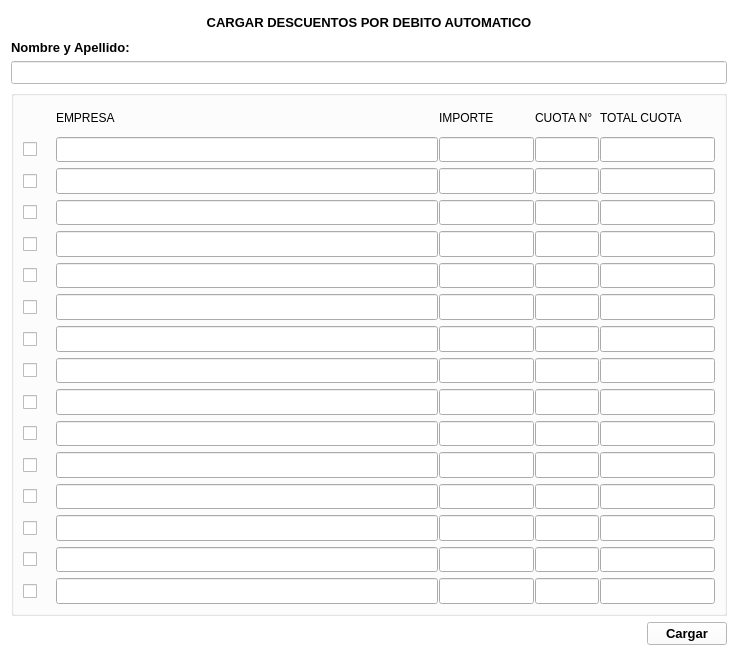
<?xml version="1.0" encoding="UTF-8"?>
<ui version="4.0">
 <class>Form</class>
 <widget class="QWidget" name="Form">
  <property name="geometry">
   <rect>
    <x>0</x>
    <y>0</y>
    <width>738</width>
    <height>656</height>
   </rect>
  </property>
  <property name="palette">
   <palette>
    <active>
     <colorrole role="WindowText">
      <brush brushstyle="SolidPattern">
       <color alpha="255">
        <red>0</red>
        <green>0</green>
        <blue>0</blue>
       </color>
      </brush>
     </colorrole>
     <colorrole role="Button">
      <brush brushstyle="SolidPattern">
       <color alpha="255">
        <red>255</red>
        <green>255</green>
        <blue>255</blue>
       </color>
      </brush>
     </colorrole>
     <colorrole role="Light">
      <brush brushstyle="SolidPattern">
       <color alpha="255">
        <red>255</red>
        <green>255</green>
        <blue>255</blue>
       </color>
      </brush>
     </colorrole>
     <colorrole role="Midlight">
      <brush brushstyle="SolidPattern">
       <color alpha="255">
        <red>255</red>
        <green>255</green>
        <blue>255</blue>
       </color>
      </brush>
     </colorrole>
     <colorrole role="Dark">
      <brush brushstyle="SolidPattern">
       <color alpha="255">
        <red>127</red>
        <green>127</green>
        <blue>127</blue>
       </color>
      </brush>
     </colorrole>
     <colorrole role="Mid">
      <brush brushstyle="SolidPattern">
       <color alpha="255">
        <red>170</red>
        <green>170</green>
        <blue>170</blue>
       </color>
      </brush>
     </colorrole>
     <colorrole role="Text">
      <brush brushstyle="SolidPattern">
       <color alpha="255">
        <red>0</red>
        <green>0</green>
        <blue>0</blue>
       </color>
      </brush>
     </colorrole>
     <colorrole role="BrightText">
      <brush brushstyle="SolidPattern">
       <color alpha="255">
        <red>255</red>
        <green>255</green>
        <blue>255</blue>
       </color>
      </brush>
     </colorrole>
     <colorrole role="ButtonText">
      <brush brushstyle="SolidPattern">
       <color alpha="255">
        <red>0</red>
        <green>0</green>
        <blue>0</blue>
       </color>
      </brush>
     </colorrole>
     <colorrole role="Base">
      <brush brushstyle="SolidPattern">
       <color alpha="255">
        <red>255</red>
        <green>255</green>
        <blue>255</blue>
       </color>
      </brush>
     </colorrole>
     <colorrole role="Window">
      <brush brushstyle="SolidPattern">
       <color alpha="255">
        <red>255</red>
        <green>255</green>
        <blue>255</blue>
       </color>
      </brush>
     </colorrole>
     <colorrole role="Shadow">
      <brush brushstyle="SolidPattern">
       <color alpha="255">
        <red>0</red>
        <green>0</green>
        <blue>0</blue>
       </color>
      </brush>
     </colorrole>
     <colorrole role="AlternateBase">
      <brush brushstyle="SolidPattern">
       <color alpha="255">
        <red>255</red>
        <green>255</green>
        <blue>255</blue>
       </color>
      </brush>
     </colorrole>
     <colorrole role="ToolTipBase">
      <brush brushstyle="SolidPattern">
       <color alpha="255">
        <red>255</red>
        <green>255</green>
        <blue>220</blue>
       </color>
      </brush>
     </colorrole>
     <colorrole role="ToolTipText">
      <brush brushstyle="SolidPattern">
       <color alpha="255">
        <red>0</red>
        <green>0</green>
        <blue>0</blue>
       </color>
      </brush>
     </colorrole>
    </active>
    <inactive>
     <colorrole role="WindowText">
      <brush brushstyle="SolidPattern">
       <color alpha="255">
        <red>0</red>
        <green>0</green>
        <blue>0</blue>
       </color>
      </brush>
     </colorrole>
     <colorrole role="Button">
      <brush brushstyle="SolidPattern">
       <color alpha="255">
        <red>255</red>
        <green>255</green>
        <blue>255</blue>
       </color>
      </brush>
     </colorrole>
     <colorrole role="Light">
      <brush brushstyle="SolidPattern">
       <color alpha="255">
        <red>255</red>
        <green>255</green>
        <blue>255</blue>
       </color>
      </brush>
     </colorrole>
     <colorrole role="Midlight">
      <brush brushstyle="SolidPattern">
       <color alpha="255">
        <red>255</red>
        <green>255</green>
        <blue>255</blue>
       </color>
      </brush>
     </colorrole>
     <colorrole role="Dark">
      <brush brushstyle="SolidPattern">
       <color alpha="255">
        <red>127</red>
        <green>127</green>
        <blue>127</blue>
       </color>
      </brush>
     </colorrole>
     <colorrole role="Mid">
      <brush brushstyle="SolidPattern">
       <color alpha="255">
        <red>170</red>
        <green>170</green>
        <blue>170</blue>
       </color>
      </brush>
     </colorrole>
     <colorrole role="Text">
      <brush brushstyle="SolidPattern">
       <color alpha="255">
        <red>0</red>
        <green>0</green>
        <blue>0</blue>
       </color>
      </brush>
     </colorrole>
     <colorrole role="BrightText">
      <brush brushstyle="SolidPattern">
       <color alpha="255">
        <red>255</red>
        <green>255</green>
        <blue>255</blue>
       </color>
      </brush>
     </colorrole>
     <colorrole role="ButtonText">
      <brush brushstyle="SolidPattern">
       <color alpha="255">
        <red>0</red>
        <green>0</green>
        <blue>0</blue>
       </color>
      </brush>
     </colorrole>
     <colorrole role="Base">
      <brush brushstyle="SolidPattern">
       <color alpha="255">
        <red>255</red>
        <green>255</green>
        <blue>255</blue>
       </color>
      </brush>
     </colorrole>
     <colorrole role="Window">
      <brush brushstyle="SolidPattern">
       <color alpha="255">
        <red>255</red>
        <green>255</green>
        <blue>255</blue>
       </color>
      </brush>
     </colorrole>
     <colorrole role="Shadow">
      <brush brushstyle="SolidPattern">
       <color alpha="255">
        <red>0</red>
        <green>0</green>
        <blue>0</blue>
       </color>
      </brush>
     </colorrole>
     <colorrole role="AlternateBase">
      <brush brushstyle="SolidPattern">
       <color alpha="255">
        <red>255</red>
        <green>255</green>
        <blue>255</blue>
       </color>
      </brush>
     </colorrole>
     <colorrole role="ToolTipBase">
      <brush brushstyle="SolidPattern">
       <color alpha="255">
        <red>255</red>
        <green>255</green>
        <blue>220</blue>
       </color>
      </brush>
     </colorrole>
     <colorrole role="ToolTipText">
      <brush brushstyle="SolidPattern">
       <color alpha="255">
        <red>0</red>
        <green>0</green>
        <blue>0</blue>
       </color>
      </brush>
     </colorrole>
    </inactive>
    <disabled>
     <colorrole role="WindowText">
      <brush brushstyle="SolidPattern">
       <color alpha="255">
        <red>127</red>
        <green>127</green>
        <blue>127</blue>
       </color>
      </brush>
     </colorrole>
     <colorrole role="Button">
      <brush brushstyle="SolidPattern">
       <color alpha="255">
        <red>255</red>
        <green>255</green>
        <blue>255</blue>
       </color>
      </brush>
     </colorrole>
     <colorrole role="Light">
      <brush brushstyle="SolidPattern">
       <color alpha="255">
        <red>255</red>
        <green>255</green>
        <blue>255</blue>
       </color>
      </brush>
     </colorrole>
     <colorrole role="Midlight">
      <brush brushstyle="SolidPattern">
       <color alpha="255">
        <red>255</red>
        <green>255</green>
        <blue>255</blue>
       </color>
      </brush>
     </colorrole>
     <colorrole role="Dark">
      <brush brushstyle="SolidPattern">
       <color alpha="255">
        <red>127</red>
        <green>127</green>
        <blue>127</blue>
       </color>
      </brush>
     </colorrole>
     <colorrole role="Mid">
      <brush brushstyle="SolidPattern">
       <color alpha="255">
        <red>170</red>
        <green>170</green>
        <blue>170</blue>
       </color>
      </brush>
     </colorrole>
     <colorrole role="Text">
      <brush brushstyle="SolidPattern">
       <color alpha="255">
        <red>127</red>
        <green>127</green>
        <blue>127</blue>
       </color>
      </brush>
     </colorrole>
     <colorrole role="BrightText">
      <brush brushstyle="SolidPattern">
       <color alpha="255">
        <red>255</red>
        <green>255</green>
        <blue>255</blue>
       </color>
      </brush>
     </colorrole>
     <colorrole role="ButtonText">
      <brush brushstyle="SolidPattern">
       <color alpha="255">
        <red>127</red>
        <green>127</green>
        <blue>127</blue>
       </color>
      </brush>
     </colorrole>
     <colorrole role="Base">
      <brush brushstyle="SolidPattern">
       <color alpha="255">
        <red>255</red>
        <green>255</green>
        <blue>255</blue>
       </color>
      </brush>
     </colorrole>
     <colorrole role="Window">
      <brush brushstyle="SolidPattern">
       <color alpha="255">
        <red>255</red>
        <green>255</green>
        <blue>255</blue>
       </color>
      </brush>
     </colorrole>
     <colorrole role="Shadow">
      <brush brushstyle="SolidPattern">
       <color alpha="255">
        <red>0</red>
        <green>0</green>
        <blue>0</blue>
       </color>
      </brush>
     </colorrole>
     <colorrole role="AlternateBase">
      <brush brushstyle="SolidPattern">
       <color alpha="255">
        <red>255</red>
        <green>255</green>
        <blue>255</blue>
       </color>
      </brush>
     </colorrole>
     <colorrole role="ToolTipBase">
      <brush brushstyle="SolidPattern">
       <color alpha="255">
        <red>255</red>
        <green>255</green>
        <blue>220</blue>
       </color>
      </brush>
     </colorrole>
     <colorrole role="ToolTipText">
      <brush brushstyle="SolidPattern">
       <color alpha="255">
        <red>0</red>
        <green>0</green>
        <blue>0</blue>
       </color>
      </brush>
     </colorrole>
    </disabled>
   </palette>
  </property>
  <property name="windowTitle">
   <string>Form</string>
  </property>
  <layout class="QGridLayout" name="gridLayout_3">
   <item row="0" column="0">
    <layout class="QGridLayout" name="gridLayout" rowstretch="10,0,0,0,0" columnstretch="30,0">
     <item row="4" column="1">
      <widget class="QPushButton" name="pushButton">
       <property name="font">
        <font>
         <pointsize>10</pointsize>
         <weight>75</weight>
         <bold>true</bold>
        </font>
       </property>
       <property name="text">
        <string>Cargar</string>
       </property>
       <property name="icon">
        <iconset>
         <normaloff>../iconos/pack.ico</normaloff>../iconos/pack.ico</iconset>
       </property>
       <property name="iconSize">
        <size>
         <width>30</width>
         <height>30</height>
        </size>
       </property>
      </widget>
     </item>
     <item row="0" column="0" colspan="2">
      <widget class="QPushButton" name="pushButton_2">
       <property name="font">
        <font>
         <pointsize>10</pointsize>
         <weight>75</weight>
         <bold>true</bold>
        </font>
       </property>
       <property name="text">
        <string>CARGAR DESCUENTOS POR DEBITO AUTOMATICO</string>
       </property>
       <property name="icon">
        <iconset>
         <normaloff>../iconos/bp.png</normaloff>../iconos/bp.png</iconset>
       </property>
       <property name="iconSize">
        <size>
         <width>40</width>
         <height>40</height>
        </size>
       </property>
       <property name="flat">
        <bool>true</bool>
       </property>
      </widget>
     </item>
     <item row="4" column="0">
      <spacer name="horizontalSpacer_2">
       <property name="orientation">
        <enum>Qt::Horizontal</enum>
       </property>
       <property name="sizeHint" stdset="0">
        <size>
         <width>40</width>
         <height>20</height>
        </size>
       </property>
      </spacer>
     </item>
     <item row="3" column="0" colspan="2">
      <widget class="QGroupBox" name="groupBox">
       <property name="sizePolicy">
        <sizepolicy hsizetype="Expanding" vsizetype="Expanding">
         <horstretch>0</horstretch>
         <verstretch>0</verstretch>
        </sizepolicy>
       </property>
       <property name="font">
        <font>
         <pointsize>10</pointsize>
         <weight>75</weight>
         <bold>true</bold>
        </font>
       </property>
       <property name="styleSheet">
        <string notr="true">#groupBox{
background-color: #FFFFFF;
}</string>
       </property>
       <property name="title">
        <string/>
       </property>
       <property name="flat">
        <bool>false</bool>
       </property>
       <layout class="QGridLayout" name="gridLayout_2" columnstretch="5,60,15,10,5,5">
        <property name="horizontalSpacing">
         <number>1</number>
        </property>
        <property name="verticalSpacing">
         <number>6</number>
        </property>
        <item row="0" column="1">
         <widget class="QLabel" name="label_2">
          <property name="sizePolicy">
           <sizepolicy hsizetype="Expanding" vsizetype="Expanding">
            <horstretch>0</horstretch>
            <verstretch>0</verstretch>
           </sizepolicy>
          </property>
          <property name="text">
           <string>EMPRESA</string>
          </property>
         </widget>
        </item>
        <item row="1" column="3">
         <widget class="QLineEdit" name="lineEdit_18">
          <property name="sizePolicy">
           <sizepolicy hsizetype="Expanding" vsizetype="Expanding">
            <horstretch>0</horstretch>
            <verstretch>0</verstretch>
           </sizepolicy>
          </property>
          <property name="frame">
           <bool>true</bool>
          </property>
         </widget>
        </item>
        <item row="5" column="1">
         <widget class="QLineEdit" name="lineEdit_6">
          <property name="sizePolicy">
           <sizepolicy hsizetype="Expanding" vsizetype="Expanding">
            <horstretch>0</horstretch>
            <verstretch>0</verstretch>
           </sizepolicy>
          </property>
         </widget>
        </item>
        <item row="0" column="2">
         <widget class="QLabel" name="label_4">
          <property name="text">
           <string>IMPORTE</string>
          </property>
         </widget>
        </item>
        <item row="9" column="1">
         <widget class="QLineEdit" name="lineEdit_10">
          <property name="sizePolicy">
           <sizepolicy hsizetype="Expanding" vsizetype="Expanding">
            <horstretch>0</horstretch>
            <verstretch>0</verstretch>
           </sizepolicy>
          </property>
         </widget>
        </item>
        <item row="1" column="1">
         <widget class="QLineEdit" name="lineEdit_2">
          <property name="sizePolicy">
           <sizepolicy hsizetype="Expanding" vsizetype="Expanding">
            <horstretch>0</horstretch>
            <verstretch>0</verstretch>
           </sizepolicy>
          </property>
          <property name="frame">
           <bool>true</bool>
          </property>
         </widget>
        </item>
        <item row="3" column="1">
         <widget class="QLineEdit" name="lineEdit_4">
          <property name="sizePolicy">
           <sizepolicy hsizetype="Expanding" vsizetype="Expanding">
            <horstretch>0</horstretch>
            <verstretch>0</verstretch>
           </sizepolicy>
          </property>
         </widget>
        </item>
        <item row="3" column="2">
         <widget class="QLineEdit" name="lineEdit_21">
          <property name="sizePolicy">
           <sizepolicy hsizetype="Expanding" vsizetype="Expanding">
            <horstretch>0</horstretch>
            <verstretch>0</verstretch>
           </sizepolicy>
          </property>
         </widget>
        </item>
        <item row="2" column="2">
         <widget class="QLineEdit" name="lineEdit_20">
          <property name="sizePolicy">
           <sizepolicy hsizetype="Expanding" vsizetype="Expanding">
            <horstretch>0</horstretch>
            <verstretch>0</verstretch>
           </sizepolicy>
          </property>
         </widget>
        </item>
        <item row="4" column="2">
         <widget class="QLineEdit" name="lineEdit_22">
          <property name="sizePolicy">
           <sizepolicy hsizetype="Expanding" vsizetype="Expanding">
            <horstretch>0</horstretch>
            <verstretch>0</verstretch>
           </sizepolicy>
          </property>
         </widget>
        </item>
        <item row="0" column="4">
         <widget class="QLabel" name="label_6">
          <property name="text">
           <string>TOTAL CUOTA</string>
          </property>
         </widget>
        </item>
        <item row="0" column="3">
         <widget class="QLabel" name="label_5">
          <property name="text">
           <string>CUOTA N°</string>
          </property>
         </widget>
        </item>
        <item row="5" column="2">
         <widget class="QLineEdit" name="lineEdit_23">
          <property name="sizePolicy">
           <sizepolicy hsizetype="Expanding" vsizetype="Expanding">
            <horstretch>0</horstretch>
            <verstretch>0</verstretch>
           </sizepolicy>
          </property>
         </widget>
        </item>
        <item row="9" column="2">
         <widget class="QLineEdit" name="lineEdit_27">
          <property name="sizePolicy">
           <sizepolicy hsizetype="Expanding" vsizetype="Expanding">
            <horstretch>0</horstretch>
            <verstretch>0</verstretch>
           </sizepolicy>
          </property>
         </widget>
        </item>
        <item row="7" column="2">
         <widget class="QLineEdit" name="lineEdit_25">
          <property name="sizePolicy">
           <sizepolicy hsizetype="Expanding" vsizetype="Expanding">
            <horstretch>0</horstretch>
            <verstretch>0</verstretch>
           </sizepolicy>
          </property>
         </widget>
        </item>
        <item row="8" column="2">
         <widget class="QLineEdit" name="lineEdit_26">
          <property name="sizePolicy">
           <sizepolicy hsizetype="Expanding" vsizetype="Expanding">
            <horstretch>0</horstretch>
            <verstretch>0</verstretch>
           </sizepolicy>
          </property>
         </widget>
        </item>
        <item row="6" column="2">
         <widget class="QLineEdit" name="lineEdit_24">
          <property name="sizePolicy">
           <sizepolicy hsizetype="Expanding" vsizetype="Expanding">
            <horstretch>0</horstretch>
            <verstretch>0</verstretch>
           </sizepolicy>
          </property>
         </widget>
        </item>
        <item row="11" column="2">
         <widget class="QLineEdit" name="lineEdit_29">
          <property name="sizePolicy">
           <sizepolicy hsizetype="Expanding" vsizetype="Expanding">
            <horstretch>0</horstretch>
            <verstretch>0</verstretch>
           </sizepolicy>
          </property>
         </widget>
        </item>
        <item row="10" column="2">
         <widget class="QLineEdit" name="lineEdit_28">
          <property name="sizePolicy">
           <sizepolicy hsizetype="Expanding" vsizetype="Expanding">
            <horstretch>0</horstretch>
            <verstretch>0</verstretch>
           </sizepolicy>
          </property>
         </widget>
        </item>
        <item row="12" column="2">
         <widget class="QLineEdit" name="lineEdit_30">
          <property name="sizePolicy">
           <sizepolicy hsizetype="Expanding" vsizetype="Expanding">
            <horstretch>0</horstretch>
            <verstretch>0</verstretch>
           </sizepolicy>
          </property>
         </widget>
        </item>
        <item row="13" column="2">
         <widget class="QLineEdit" name="lineEdit_31">
          <property name="sizePolicy">
           <sizepolicy hsizetype="Expanding" vsizetype="Expanding">
            <horstretch>0</horstretch>
            <verstretch>0</verstretch>
           </sizepolicy>
          </property>
         </widget>
        </item>
        <item row="14" column="2">
         <widget class="QLineEdit" name="lineEdit_32">
          <property name="sizePolicy">
           <sizepolicy hsizetype="Expanding" vsizetype="Expanding">
            <horstretch>0</horstretch>
            <verstretch>0</verstretch>
           </sizepolicy>
          </property>
         </widget>
        </item>
        <item row="2" column="3">
         <widget class="QLineEdit" name="lineEdit_34">
          <property name="sizePolicy">
           <sizepolicy hsizetype="Expanding" vsizetype="Expanding">
            <horstretch>0</horstretch>
            <verstretch>0</verstretch>
           </sizepolicy>
          </property>
         </widget>
        </item>
        <item row="3" column="3">
         <widget class="QLineEdit" name="lineEdit_36">
          <property name="sizePolicy">
           <sizepolicy hsizetype="Expanding" vsizetype="Expanding">
            <horstretch>0</horstretch>
            <verstretch>0</verstretch>
           </sizepolicy>
          </property>
         </widget>
        </item>
        <item row="4" column="3">
         <widget class="QLineEdit" name="lineEdit_38">
          <property name="sizePolicy">
           <sizepolicy hsizetype="Expanding" vsizetype="Expanding">
            <horstretch>0</horstretch>
            <verstretch>0</verstretch>
           </sizepolicy>
          </property>
         </widget>
        </item>
        <item row="15" column="2">
         <widget class="QLineEdit" name="lineEdit_33">
          <property name="sizePolicy">
           <sizepolicy hsizetype="Expanding" vsizetype="Expanding">
            <horstretch>0</horstretch>
            <verstretch>0</verstretch>
           </sizepolicy>
          </property>
         </widget>
        </item>
        <item row="6" column="3">
         <widget class="QLineEdit" name="lineEdit_42">
          <property name="sizePolicy">
           <sizepolicy hsizetype="Expanding" vsizetype="Expanding">
            <horstretch>0</horstretch>
            <verstretch>0</verstretch>
           </sizepolicy>
          </property>
         </widget>
        </item>
        <item row="5" column="3">
         <widget class="QLineEdit" name="lineEdit_40">
          <property name="sizePolicy">
           <sizepolicy hsizetype="Expanding" vsizetype="Expanding">
            <horstretch>0</horstretch>
            <verstretch>0</verstretch>
           </sizepolicy>
          </property>
         </widget>
        </item>
        <item row="8" column="3">
         <widget class="QLineEdit" name="lineEdit_46">
          <property name="sizePolicy">
           <sizepolicy hsizetype="Expanding" vsizetype="Expanding">
            <horstretch>0</horstretch>
            <verstretch>0</verstretch>
           </sizepolicy>
          </property>
         </widget>
        </item>
        <item row="9" column="3">
         <widget class="QLineEdit" name="lineEdit_48">
          <property name="sizePolicy">
           <sizepolicy hsizetype="Expanding" vsizetype="Expanding">
            <horstretch>0</horstretch>
            <verstretch>0</verstretch>
           </sizepolicy>
          </property>
         </widget>
        </item>
        <item row="7" column="3">
         <widget class="QLineEdit" name="lineEdit_44">
          <property name="sizePolicy">
           <sizepolicy hsizetype="Expanding" vsizetype="Expanding">
            <horstretch>0</horstretch>
            <verstretch>0</verstretch>
           </sizepolicy>
          </property>
         </widget>
        </item>
        <item row="11" column="3">
         <widget class="QLineEdit" name="lineEdit_52">
          <property name="sizePolicy">
           <sizepolicy hsizetype="Expanding" vsizetype="Expanding">
            <horstretch>0</horstretch>
            <verstretch>0</verstretch>
           </sizepolicy>
          </property>
         </widget>
        </item>
        <item row="12" column="3">
         <widget class="QLineEdit" name="lineEdit_54">
          <property name="sizePolicy">
           <sizepolicy hsizetype="Expanding" vsizetype="Expanding">
            <horstretch>0</horstretch>
            <verstretch>0</verstretch>
           </sizepolicy>
          </property>
         </widget>
        </item>
        <item row="10" column="3">
         <widget class="QLineEdit" name="lineEdit_50">
          <property name="sizePolicy">
           <sizepolicy hsizetype="Expanding" vsizetype="Expanding">
            <horstretch>0</horstretch>
            <verstretch>0</verstretch>
           </sizepolicy>
          </property>
         </widget>
        </item>
        <item row="6" column="1">
         <widget class="QLineEdit" name="lineEdit_7">
          <property name="sizePolicy">
           <sizepolicy hsizetype="Expanding" vsizetype="Expanding">
            <horstretch>0</horstretch>
            <verstretch>0</verstretch>
           </sizepolicy>
          </property>
         </widget>
        </item>
        <item row="2" column="1">
         <widget class="QLineEdit" name="lineEdit_3">
          <property name="sizePolicy">
           <sizepolicy hsizetype="Expanding" vsizetype="Expanding">
            <horstretch>0</horstretch>
            <verstretch>0</verstretch>
           </sizepolicy>
          </property>
         </widget>
        </item>
        <item row="8" column="1">
         <widget class="QLineEdit" name="lineEdit_9">
          <property name="sizePolicy">
           <sizepolicy hsizetype="Expanding" vsizetype="Expanding">
            <horstretch>0</horstretch>
            <verstretch>0</verstretch>
           </sizepolicy>
          </property>
         </widget>
        </item>
        <item row="11" column="1">
         <widget class="QLineEdit" name="lineEdit_12">
          <property name="sizePolicy">
           <sizepolicy hsizetype="Expanding" vsizetype="Expanding">
            <horstretch>0</horstretch>
            <verstretch>0</verstretch>
           </sizepolicy>
          </property>
         </widget>
        </item>
        <item row="10" column="1">
         <widget class="QLineEdit" name="lineEdit_11">
          <property name="sizePolicy">
           <sizepolicy hsizetype="Expanding" vsizetype="Expanding">
            <horstretch>0</horstretch>
            <verstretch>0</verstretch>
           </sizepolicy>
          </property>
         </widget>
        </item>
        <item row="13" column="1">
         <widget class="QLineEdit" name="lineEdit_14">
          <property name="sizePolicy">
           <sizepolicy hsizetype="Expanding" vsizetype="Expanding">
            <horstretch>0</horstretch>
            <verstretch>0</verstretch>
           </sizepolicy>
          </property>
         </widget>
        </item>
        <item row="12" column="1">
         <widget class="QLineEdit" name="lineEdit_13">
          <property name="sizePolicy">
           <sizepolicy hsizetype="Expanding" vsizetype="Expanding">
            <horstretch>0</horstretch>
            <verstretch>0</verstretch>
           </sizepolicy>
          </property>
         </widget>
        </item>
        <item row="15" column="1">
         <widget class="QLineEdit" name="lineEdit_16">
          <property name="sizePolicy">
           <sizepolicy hsizetype="Expanding" vsizetype="Expanding">
            <horstretch>0</horstretch>
            <verstretch>0</verstretch>
           </sizepolicy>
          </property>
         </widget>
        </item>
        <item row="4" column="1">
         <widget class="QLineEdit" name="lineEdit_5">
          <property name="sizePolicy">
           <sizepolicy hsizetype="Expanding" vsizetype="Expanding">
            <horstretch>0</horstretch>
            <verstretch>0</verstretch>
           </sizepolicy>
          </property>
         </widget>
        </item>
        <item row="1" column="2">
         <widget class="QLineEdit" name="lineEdit_17">
          <property name="sizePolicy">
           <sizepolicy hsizetype="Expanding" vsizetype="Expanding">
            <horstretch>0</horstretch>
            <verstretch>0</verstretch>
           </sizepolicy>
          </property>
          <property name="frame">
           <bool>true</bool>
          </property>
         </widget>
        </item>
        <item row="7" column="1">
         <widget class="QLineEdit" name="lineEdit_8">
          <property name="sizePolicy">
           <sizepolicy hsizetype="Expanding" vsizetype="Expanding">
            <horstretch>0</horstretch>
            <verstretch>0</verstretch>
           </sizepolicy>
          </property>
         </widget>
        </item>
        <item row="14" column="1">
         <widget class="QLineEdit" name="lineEdit_15">
          <property name="sizePolicy">
           <sizepolicy hsizetype="Expanding" vsizetype="Expanding">
            <horstretch>0</horstretch>
            <verstretch>0</verstretch>
           </sizepolicy>
          </property>
         </widget>
        </item>
        <item row="15" column="3">
         <widget class="QLineEdit" name="lineEdit_60">
          <property name="sizePolicy">
           <sizepolicy hsizetype="Expanding" vsizetype="Expanding">
            <horstretch>0</horstretch>
            <verstretch>0</verstretch>
           </sizepolicy>
          </property>
         </widget>
        </item>
        <item row="13" column="3">
         <widget class="QLineEdit" name="lineEdit_56">
          <property name="sizePolicy">
           <sizepolicy hsizetype="Expanding" vsizetype="Expanding">
            <horstretch>0</horstretch>
            <verstretch>0</verstretch>
           </sizepolicy>
          </property>
         </widget>
        </item>
        <item row="14" column="3">
         <widget class="QLineEdit" name="lineEdit_58">
          <property name="sizePolicy">
           <sizepolicy hsizetype="Expanding" vsizetype="Expanding">
            <horstretch>0</horstretch>
            <verstretch>0</verstretch>
           </sizepolicy>
          </property>
         </widget>
        </item>
        <item row="1" column="0">
         <widget class="QCheckBox" name="checkBox_10">
          <property name="sizePolicy">
           <sizepolicy hsizetype="Expanding" vsizetype="Expanding">
            <horstretch>0</horstretch>
            <verstretch>0</verstretch>
           </sizepolicy>
          </property>
          <property name="text">
           <string/>
          </property>
         </widget>
        </item>
        <item row="2" column="0">
         <widget class="QCheckBox" name="checkBox_5">
          <property name="sizePolicy">
           <sizepolicy hsizetype="Expanding" vsizetype="Expanding">
            <horstretch>0</horstretch>
            <verstretch>0</verstretch>
           </sizepolicy>
          </property>
          <property name="text">
           <string/>
          </property>
         </widget>
        </item>
        <item row="3" column="0">
         <widget class="QCheckBox" name="checkBox_3">
          <property name="sizePolicy">
           <sizepolicy hsizetype="Expanding" vsizetype="Expanding">
            <horstretch>0</horstretch>
            <verstretch>0</verstretch>
           </sizepolicy>
          </property>
          <property name="text">
           <string/>
          </property>
         </widget>
        </item>
        <item row="4" column="0">
         <widget class="QCheckBox" name="checkBox_4">
          <property name="sizePolicy">
           <sizepolicy hsizetype="Expanding" vsizetype="Expanding">
            <horstretch>0</horstretch>
            <verstretch>0</verstretch>
           </sizepolicy>
          </property>
          <property name="text">
           <string/>
          </property>
         </widget>
        </item>
        <item row="5" column="0">
         <widget class="QCheckBox" name="checkBox_2">
          <property name="sizePolicy">
           <sizepolicy hsizetype="Expanding" vsizetype="Expanding">
            <horstretch>0</horstretch>
            <verstretch>0</verstretch>
           </sizepolicy>
          </property>
          <property name="text">
           <string/>
          </property>
         </widget>
        </item>
        <item row="6" column="0">
         <widget class="QCheckBox" name="checkBox">
          <property name="sizePolicy">
           <sizepolicy hsizetype="Expanding" vsizetype="Expanding">
            <horstretch>0</horstretch>
            <verstretch>0</verstretch>
           </sizepolicy>
          </property>
          <property name="text">
           <string/>
          </property>
         </widget>
        </item>
        <item row="7" column="0">
         <widget class="QCheckBox" name="checkBox_6">
          <property name="sizePolicy">
           <sizepolicy hsizetype="Expanding" vsizetype="Expanding">
            <horstretch>0</horstretch>
            <verstretch>0</verstretch>
           </sizepolicy>
          </property>
          <property name="text">
           <string/>
          </property>
         </widget>
        </item>
        <item row="8" column="0">
         <widget class="QCheckBox" name="checkBox_7">
          <property name="sizePolicy">
           <sizepolicy hsizetype="Expanding" vsizetype="Expanding">
            <horstretch>0</horstretch>
            <verstretch>0</verstretch>
           </sizepolicy>
          </property>
          <property name="text">
           <string/>
          </property>
         </widget>
        </item>
        <item row="9" column="0">
         <widget class="QCheckBox" name="checkBox_8">
          <property name="sizePolicy">
           <sizepolicy hsizetype="Expanding" vsizetype="Expanding">
            <horstretch>0</horstretch>
            <verstretch>0</verstretch>
           </sizepolicy>
          </property>
          <property name="text">
           <string/>
          </property>
         </widget>
        </item>
        <item row="10" column="0">
         <widget class="QCheckBox" name="checkBox_9">
          <property name="sizePolicy">
           <sizepolicy hsizetype="Expanding" vsizetype="Expanding">
            <horstretch>0</horstretch>
            <verstretch>0</verstretch>
           </sizepolicy>
          </property>
          <property name="text">
           <string/>
          </property>
         </widget>
        </item>
        <item row="11" column="0">
         <widget class="QCheckBox" name="checkBox_13">
          <property name="sizePolicy">
           <sizepolicy hsizetype="Expanding" vsizetype="Expanding">
            <horstretch>0</horstretch>
            <verstretch>0</verstretch>
           </sizepolicy>
          </property>
          <property name="text">
           <string/>
          </property>
         </widget>
        </item>
        <item row="12" column="0">
         <widget class="QCheckBox" name="checkBox_11">
          <property name="sizePolicy">
           <sizepolicy hsizetype="Expanding" vsizetype="Expanding">
            <horstretch>0</horstretch>
            <verstretch>0</verstretch>
           </sizepolicy>
          </property>
          <property name="text">
           <string/>
          </property>
         </widget>
        </item>
        <item row="13" column="0">
         <widget class="QCheckBox" name="checkBox_12">
          <property name="sizePolicy">
           <sizepolicy hsizetype="Expanding" vsizetype="Expanding">
            <horstretch>0</horstretch>
            <verstretch>0</verstretch>
           </sizepolicy>
          </property>
          <property name="text">
           <string/>
          </property>
         </widget>
        </item>
        <item row="14" column="0">
         <widget class="QCheckBox" name="checkBox_14">
          <property name="sizePolicy">
           <sizepolicy hsizetype="Expanding" vsizetype="Expanding">
            <horstretch>0</horstretch>
            <verstretch>0</verstretch>
           </sizepolicy>
          </property>
          <property name="text">
           <string/>
          </property>
         </widget>
        </item>
        <item row="15" column="0">
         <widget class="QCheckBox" name="checkBox_15">
          <property name="sizePolicy">
           <sizepolicy hsizetype="Expanding" vsizetype="Expanding">
            <horstretch>0</horstretch>
            <verstretch>0</verstretch>
           </sizepolicy>
          </property>
          <property name="text">
           <string/>
          </property>
         </widget>
        </item>
        <item row="1" column="4" colspan="2">
         <widget class="QLineEdit" name="lineEdit_19">
          <property name="sizePolicy">
           <sizepolicy hsizetype="Expanding" vsizetype="Expanding">
            <horstretch>0</horstretch>
            <verstretch>0</verstretch>
           </sizepolicy>
          </property>
          <property name="frame">
           <bool>true</bool>
          </property>
         </widget>
        </item>
        <item row="2" column="4" colspan="2">
         <widget class="QLineEdit" name="lineEdit_35">
          <property name="sizePolicy">
           <sizepolicy hsizetype="Expanding" vsizetype="Expanding">
            <horstretch>0</horstretch>
            <verstretch>0</verstretch>
           </sizepolicy>
          </property>
         </widget>
        </item>
        <item row="3" column="4" colspan="2">
         <widget class="QLineEdit" name="lineEdit_37">
          <property name="sizePolicy">
           <sizepolicy hsizetype="Expanding" vsizetype="Expanding">
            <horstretch>0</horstretch>
            <verstretch>0</verstretch>
           </sizepolicy>
          </property>
         </widget>
        </item>
        <item row="4" column="4" colspan="2">
         <widget class="QLineEdit" name="lineEdit_39">
          <property name="sizePolicy">
           <sizepolicy hsizetype="Expanding" vsizetype="Expanding">
            <horstretch>0</horstretch>
            <verstretch>0</verstretch>
           </sizepolicy>
          </property>
         </widget>
        </item>
        <item row="5" column="4" colspan="2">
         <widget class="QLineEdit" name="lineEdit_41">
          <property name="sizePolicy">
           <sizepolicy hsizetype="Expanding" vsizetype="Expanding">
            <horstretch>0</horstretch>
            <verstretch>0</verstretch>
           </sizepolicy>
          </property>
         </widget>
        </item>
        <item row="6" column="4" colspan="2">
         <widget class="QLineEdit" name="lineEdit_43">
          <property name="sizePolicy">
           <sizepolicy hsizetype="Expanding" vsizetype="Expanding">
            <horstretch>0</horstretch>
            <verstretch>0</verstretch>
           </sizepolicy>
          </property>
         </widget>
        </item>
        <item row="7" column="4" colspan="2">
         <widget class="QLineEdit" name="lineEdit_45">
          <property name="sizePolicy">
           <sizepolicy hsizetype="Expanding" vsizetype="Expanding">
            <horstretch>0</horstretch>
            <verstretch>0</verstretch>
           </sizepolicy>
          </property>
         </widget>
        </item>
        <item row="8" column="4" colspan="2">
         <widget class="QLineEdit" name="lineEdit_47">
          <property name="sizePolicy">
           <sizepolicy hsizetype="Expanding" vsizetype="Expanding">
            <horstretch>0</horstretch>
            <verstretch>0</verstretch>
           </sizepolicy>
          </property>
         </widget>
        </item>
        <item row="9" column="4" colspan="2">
         <widget class="QLineEdit" name="lineEdit_49">
          <property name="sizePolicy">
           <sizepolicy hsizetype="Expanding" vsizetype="Expanding">
            <horstretch>0</horstretch>
            <verstretch>0</verstretch>
           </sizepolicy>
          </property>
         </widget>
        </item>
        <item row="10" column="4" colspan="2">
         <widget class="QLineEdit" name="lineEdit_51">
          <property name="sizePolicy">
           <sizepolicy hsizetype="Expanding" vsizetype="Expanding">
            <horstretch>0</horstretch>
            <verstretch>0</verstretch>
           </sizepolicy>
          </property>
         </widget>
        </item>
        <item row="11" column="4" colspan="2">
         <widget class="QLineEdit" name="lineEdit_53">
          <property name="sizePolicy">
           <sizepolicy hsizetype="Expanding" vsizetype="Expanding">
            <horstretch>0</horstretch>
            <verstretch>0</verstretch>
           </sizepolicy>
          </property>
         </widget>
        </item>
        <item row="12" column="4" colspan="2">
         <widget class="QLineEdit" name="lineEdit_55">
          <property name="sizePolicy">
           <sizepolicy hsizetype="Expanding" vsizetype="Expanding">
            <horstretch>0</horstretch>
            <verstretch>0</verstretch>
           </sizepolicy>
          </property>
         </widget>
        </item>
        <item row="13" column="4" colspan="2">
         <widget class="QLineEdit" name="lineEdit_57">
          <property name="sizePolicy">
           <sizepolicy hsizetype="Expanding" vsizetype="Expanding">
            <horstretch>0</horstretch>
            <verstretch>0</verstretch>
           </sizepolicy>
          </property>
         </widget>
        </item>
        <item row="14" column="4" colspan="2">
         <widget class="QLineEdit" name="lineEdit_59">
          <property name="sizePolicy">
           <sizepolicy hsizetype="Expanding" vsizetype="Expanding">
            <horstretch>0</horstretch>
            <verstretch>0</verstretch>
           </sizepolicy>
          </property>
         </widget>
        </item>
        <item row="15" column="4" colspan="2">
         <widget class="QLineEdit" name="lineEdit_61">
          <property name="sizePolicy">
           <sizepolicy hsizetype="Expanding" vsizetype="Expanding">
            <horstretch>0</horstretch>
            <verstretch>0</verstretch>
           </sizepolicy>
          </property>
         </widget>
        </item>
       </layout>
      </widget>
     </item>
     <item row="1" column="0" colspan="2">
      <widget class="QLabel" name="label">
       <property name="font">
        <font>
         <pointsize>10</pointsize>
         <weight>75</weight>
         <bold>true</bold>
        </font>
       </property>
       <property name="text">
        <string>Nombre y Apellido:</string>
       </property>
      </widget>
     </item>
     <item row="2" column="0" colspan="2">
      <widget class="QLineEdit" name="lineEdit">
       <property name="font">
        <font>
         <pointsize>10</pointsize>
         <weight>75</weight>
         <bold>true</bold>
        </font>
       </property>
      </widget>
     </item>
    </layout>
   </item>
  </layout>
 </widget>
 <resources/>
 <connections/>
</ui>
